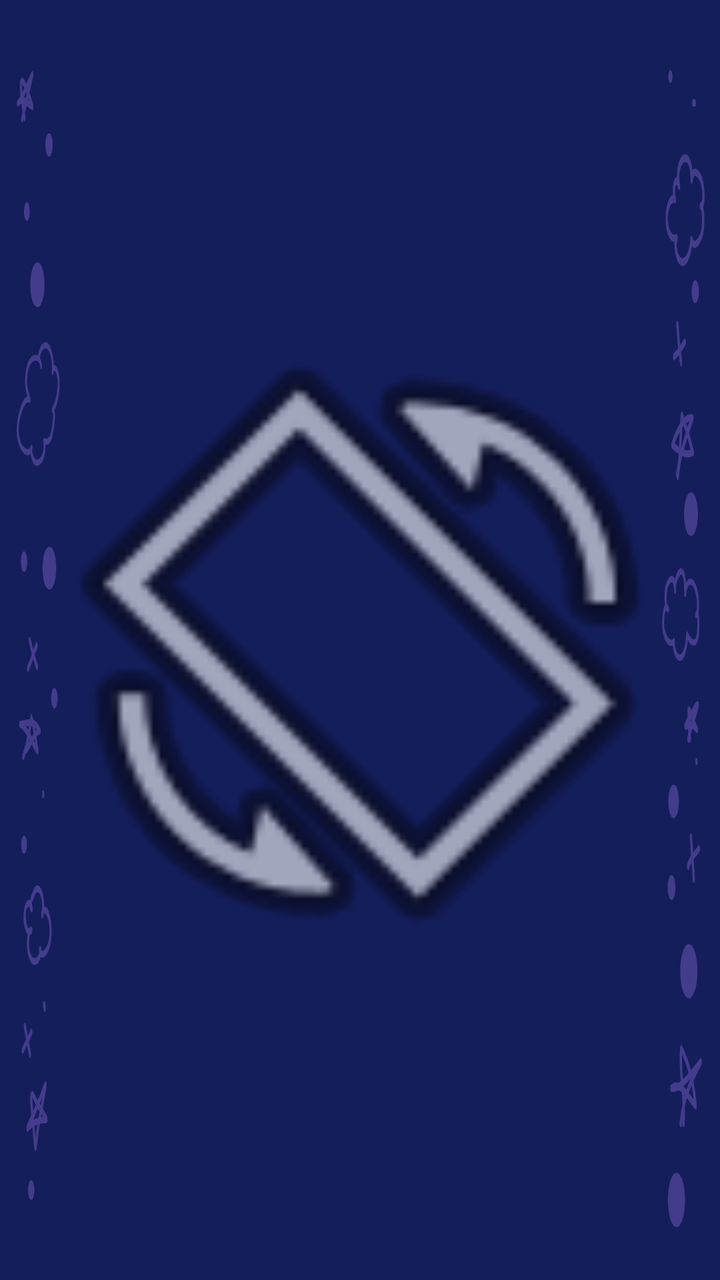
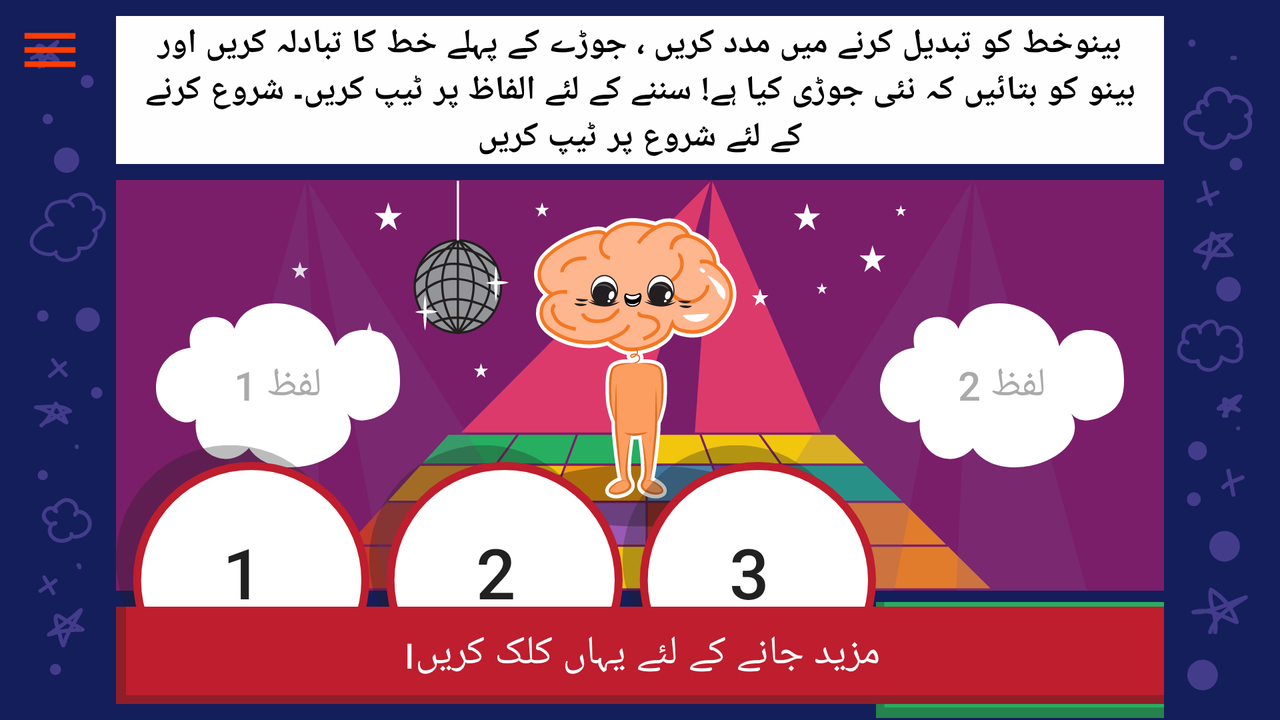

One screen, two layout resources from the same app: the default and the author's alternative for another configuration. Each is rendered where Android would select it; the XML of both is given below.
<!-- AndroidManifest.xml: application theme AppTheme -->
<!-- res/layout/activity_spoonerism.xml -->
<?xml version="1.0" encoding="utf-8"?>
<androidx.constraintlayout.widget.ConstraintLayout xmlns:android="http://schemas.android.com/apk/res/android"
    xmlns:app="http://schemas.android.com/apk/res-auto"
    xmlns:tools="http://schemas.android.com/tools"
    android:layout_width="match_parent"
    android:layout_height="match_parent"
    android:background="@drawable/blue_background"
    tools:context=".spoonerism">

    <ImageView
        android:id="@+id/imageView8"
        android:layout_width="0dp"
        android:layout_height="0dp"
        app:layout_constraintBottom_toBottomOf="parent"
        app:layout_constraintEnd_toEndOf="parent"
        app:layout_constraintStart_toStartOf="parent"
        app:layout_constraintTop_toTopOf="parent"
        app:srcCompat="@android:drawable/ic_menu_always_landscape_portrait" />

    <Button
        android:id="@+id/menu_btn"
        android:layout_width="0dp"
        android:layout_height="0dp"
        android:layout_marginStart="8dp"
        android:layout_marginLeft="8dp"
        android:layout_marginEnd="16dp"
        android:layout_marginRight="16dp"
        android:background="@drawable/menu_icon"
        android:visibility="invisible"
        app:layout_constraintDimensionRatio="w,1:1"
        app:layout_constraintEnd_toStartOf="@+id/question"
        app:layout_constraintStart_toStartOf="parent"
        app:layout_constraintTop_toTopOf="@+id/question" />

    <TextView
        android:id="@+id/question"
        android:layout_width="0dp"
        android:layout_height="0dp"
        android:layout_marginStart="58dp"
        android:layout_marginTop="8dp"
        android:layout_marginEnd="58dp"
        android:layout_marginBottom="8dp"
        android:background="#FFFEFE"
        android:editable="false"
        android:gravity="center"
        android:paddingLeft="10dp"
        android:paddingTop="2dp"
        android:paddingRight="10dp"
        android:paddingBottom="2dp"
        android:text="@string/spoonerism_question"
        android:textAlignment="center"
        android:textColor="@android:color/black"
        android:textStyle="bold"
        android:visibility="invisible"
        app:autoSizeMinTextSize="17sp"
        app:autoSizeStepGranularity="15sp"
        app:autoSizeTextType="uniform"
        app:layout_constraintBottom_toTopOf="@+id/guideline5"
        app:layout_constraintEnd_toEndOf="parent"
        app:layout_constraintStart_toStartOf="parent"
        app:layout_constraintTop_toTopOf="parent" />


    <androidx.constraintlayout.widget.Guideline
        android:id="@+id/guideline5"
        android:layout_width="wrap_content"
        android:layout_height="wrap_content"
        android:orientation="horizontal"
        android:visibility="invisible"
        app:layout_constraintGuide_percent="0.25" />

    <androidx.constraintlayout.widget.Guideline
        android:id="@+id/guideline6"
        android:layout_width="wrap_content"
        android:layout_height="wrap_content"
        android:orientation="horizontal"
        android:visibility="invisible"
        app:layout_constraintGuide_percent="0.82" />

    <androidx.constraintlayout.widget.ConstraintLayout
        android:id="@+id/constraintLayout2"
        android:layout_width="0dp"
        android:layout_height="0dp"
        android:layout_marginStart="58dp"
        android:layout_marginEnd="58dp"
        android:background="@drawable/ic_group_2227"
        android:visibility="invisible"
        app:layout_constraintBottom_toTopOf="@+id/guideline6"
        app:layout_constraintEnd_toEndOf="parent"
        app:layout_constraintHorizontal_bias="1.0"
        app:layout_constraintStart_toStartOf="parent"
        app:layout_constraintTop_toTopOf="@+id/guideline5"
        app:layout_constraintVertical_bias="0.0">

        <Button
            android:id="@+id/button14"
            android:layout_width="0dp"
            android:layout_height="0dp"
            android:layout_marginStart="120dp"
            android:layout_marginLeft="120dp"
            android:layout_marginEnd="20dp"
            android:layout_marginRight="20dp"
            android:background="@drawable/ic_group_1797"
            android:text="@string/second_word"
            android:textAllCaps="false"
            android:textColor="@android:color/darker_gray"
            android:textSize="20sp"
            android:visibility="invisible"
            app:layout_constraintBottom_toTopOf="@+id/guideline25"
            app:layout_constraintEnd_toEndOf="parent"
            app:layout_constraintStart_toEndOf="@+id/button13"
            app:layout_constraintTop_toTopOf="@+id/guideline24"
            app:layout_constraintVertical_bias="0.0" />

        <Button
            android:id="@+id/button13"
            android:layout_width="0dp"
            android:layout_height="0dp"
            android:layout_marginStart="20dp"
            android:layout_marginLeft="20dp"
            android:layout_marginEnd="120dp"
            android:layout_marginRight="120dp"
            android:background="@drawable/ic_group_1797"
            android:text="@string/first_word"
            android:textAllCaps="false"
            android:textColor="@android:color/darker_gray"
            android:textSize="20sp"
            android:visibility="invisible"
            app:layout_constraintBottom_toTopOf="@+id/guideline25"
            app:layout_constraintEnd_toStartOf="@+id/button14"
            app:layout_constraintStart_toStartOf="parent"
            app:layout_constraintTop_toTopOf="@+id/button14" />

        <androidx.constraintlayout.widget.Guideline
            android:id="@+id/guideline24"
            android:layout_width="wrap_content"
            android:layout_height="wrap_content"
            android:orientation="horizontal"
            android:visibility="invisible"
            app:layout_constraintGuide_percent="0.30" />

        <androidx.constraintlayout.widget.Guideline
            android:id="@+id/guideline25"
            android:layout_width="wrap_content"
            android:layout_height="wrap_content"
            android:orientation="horizontal"
            android:visibility="invisible"
            app:layout_constraintGuide_percent="0.7" />
    </androidx.constraintlayout.widget.ConstraintLayout>

    <Button
        android:id="@+id/start_btn"
        android:layout_width="0dp"
        android:layout_height="0dp"
        android:layout_marginStart="58dp"
        android:layout_marginTop="8dp"
        android:layout_marginEnd="58dp"
        android:layout_marginBottom="8dp"
        android:background="@drawable/vc_start_btn_red"
        android:text="@string/click_here_to_start"
        android:textAllCaps="false"
        android:textColor="@color/white"
        android:visibility="invisible"
        app:autoSizeMinTextSize="20sp"
        app:autoSizeStepGranularity="25sp"
        app:autoSizeTextType="uniform"
        app:layout_constraintBottom_toBottomOf="parent"
        app:layout_constraintEnd_toEndOf="parent"
        app:layout_constraintStart_toStartOf="parent"
        app:layout_constraintTop_toTopOf="@+id/guideline6" />

    <androidx.constraintlayout.widget.ConstraintLayout
        android:id="@+id/buttons_container"
        android:layout_width="0dp"
        android:layout_height="0dp"
        android:visibility="invisible"
        app:layout_constraintBottom_toBottomOf="@+id/start_btn"
        app:layout_constraintEnd_toStartOf="@+id/btn_conform2"
        app:layout_constraintStart_toStartOf="@+id/constraintLayout2"
        app:layout_constraintTop_toTopOf="@+id/guideline2">

        <Button
            android:id="@+id/btn2"
            android:layout_width="0dp"
            android:layout_height="0dp"
            android:background="@drawable/vc_btn_back"
            android:text="2"
            android:typeface="normal"
            android:visibility="invisible"
            app:autoSizeMinTextSize="35sp"
            app:autoSizeStepGranularity="100sp"
            app:autoSizeTextType="uniform"
            app:layout_constraintBottom_toBottomOf="parent"
            app:layout_constraintDimensionRatio="1:1"
            app:layout_constraintEnd_toStartOf="@+id/btn3"
            app:layout_constraintHorizontal_bias="0.5"
            app:layout_constraintStart_toEndOf="@+id/btn1"
            app:layout_constraintTop_toTopOf="parent" />

        <Button
            android:id="@+id/btn1"
            android:layout_width="0dp"
            android:layout_height="0dp"
            android:background="@drawable/vc_btn_back"
            android:foregroundGravity="center_vertical|clip_horizontal|center"
            android:gravity="center|center_horizontal|center_vertical"
            android:text="1"
            android:typeface="normal"
            android:visibility="invisible"
            app:autoSizeMinTextSize="35sp"
            app:autoSizeStepGranularity="100sp"
            app:autoSizeTextType="uniform"
            app:layout_constraintBottom_toBottomOf="parent"
            app:layout_constraintDimensionRatio="1:1"
            app:layout_constraintEnd_toStartOf="@+id/btn2"
            app:layout_constraintHorizontal_bias="0.5"
            app:layout_constraintStart_toStartOf="parent"
            app:layout_constraintTop_toTopOf="parent" />

        <Button
            android:id="@+id/btn3"
            android:layout_width="0dp"
            android:layout_height="0dp"
            android:background="@drawable/vc_btn_back"
            android:text="3"
            android:typeface="normal"
            android:visibility="invisible"
            app:autoSizeMinTextSize="35sp"
            app:autoSizeStepGranularity="100sp"
            app:autoSizeTextType="uniform"
            app:layout_constraintBottom_toBottomOf="parent"
            app:layout_constraintDimensionRatio="1:1"
            app:layout_constraintEnd_toEndOf="parent"
            app:layout_constraintHorizontal_bias="0.5"
            app:layout_constraintStart_toEndOf="@+id/btn2"
            app:layout_constraintTop_toTopOf="parent" />
    </androidx.constraintlayout.widget.ConstraintLayout>

    <Button
        android:id="@+id/btn_conform2"
        android:layout_width="144dp"
        android:layout_height="58dp"
        android:layout_marginTop="5dp"
        android:background="@drawable/green_back"
        android:enabled="false"
        android:text="@string/confirm"
        android:textAllCaps="false"
        android:textColor="#37FFFFFF"
        android:visibility="invisible"
        app:autoSizeMinTextSize="20sp"
        app:autoSizeStepGranularity="30sp"
        app:autoSizeTextType="uniform"
        app:layout_constraintBottom_toBottomOf="@+id/start_btn"
        app:layout_constraintEnd_toEndOf="@+id/constraintLayout2"
        app:layout_constraintTop_toTopOf="@+id/start_btn" />

    <androidx.constraintlayout.widget.Guideline
        android:id="@+id/guideline2"
        android:layout_width="wrap_content"
        android:layout_height="wrap_content"
        android:orientation="horizontal"
        app:layout_constraintGuide_percent="0.61"
        android:visibility="invisible" />


</androidx.constraintlayout.widget.ConstraintLayout>
<!-- resources referenced by this layout -->
<resources>
  <color name="white">#FFFF</color>
  <!-- drawable green_back (drawable) -->
  <vector xmlns:android="http://schemas.android.com/apk/res/android"
      android:width="249.275dp"
      android:height="80dp"
      android:viewportWidth="249.275"
      android:viewportHeight="80">
    <path
        android:pathData="M14.71,0L0,0v80L249.275,80L249.275,0Z"
        android:fillColor="#27ae60"/>
    <path
        android:pathData="M14.71,72.727h-7.449L7.261,0h-7.262v80L249.275,80v-7.273Z"
        android:strokeAlpha="0.3"
        android:fillColor="#231f20"
        android:fillAlpha="0.3"/>
  </vector>
  <!-- drawable ic_group_1797 (drawable) -->
  <vector xmlns:android="http://schemas.android.com/apk/res/android"
      android:width="233.255dp"
      android:height="156.508dp"
      android:viewportWidth="233.255"
      android:viewportHeight="156.508">
    <path
        android:pathData="M215.323,28.477c-14.75,-5.92 -36.189,-4.01 -43.962,12.595C163.403,-2.799 88.523,-16.335 75.023,24.332c-6.667,-18.333 -49.075,-15.58 -42.046,17.98 -27.49,3.5 -36.056,29.566 -32.04,46.556 3.189,14.943 25.319,31.776 37.3,21.635 -4.218,34.829 30.674,49.729 50.615,27.5 25.667,39.666 115.825,9.4 94.072,-32.72 9.032,11.242 25.45,5.641 35.7,-0.569 11.177,-7.367 14.492,-17.386 14.6,-29.328C233.623,60.705 230.623,34.897 215.323,28.477Z"
        android:fillColor="#fff"/>
  </vector>
  <!-- drawable ic_group_2227: vector/xml drawable (drawable, 49126 chars, omitted) -->
  <!-- drawable menu_icon (drawable) -->
  <vector android:height="24dp" android:tint="#FF3C00"
      android:viewportHeight="24" android:viewportWidth="24"
      android:width="24dp" xmlns:android="http://schemas.android.com/apk/res/android">
      <path android:fillColor="@android:color/white" android:pathData="M3,18h18v-2L3,16v2zM3,13h18v-2L3,11v2zM3,6v2h18L21,6L3,6z"/>
  </vector>
  <!-- drawable vc_btn_back (drawable) -->
  <vector android:height="222dp" android:viewportHeight="221.5"
      android:viewportWidth="222" android:width="222dp" xmlns:android="http://schemas.android.com/apk/res/android">
      <path android:fillAlpha="0.3" android:fillColor="#231f20"
          android:pathData="M100.003,99.997m-91.65,40.003a100,100 110.668,1 1,183.3 -80.006a100,100 110.668,1 1,-183.3 80.006" android:strokeAlpha="0.3"/>
      <path android:fillColor="#fff" android:pathData="M118.508,117.988m-91.664,39.971a100,100 0,1 1,183.328 -79.942a100,100 0,1 1,-183.328 79.942"/>
      <path android:fillColor="#be1e2d" android:pathData="M15,118A103.5,103.5 0,1 1,118.5 221.5,103.62 103.62,0 0,1 15,118ZM215,118a96.5,96.5 0,1 0,-96.5 96.5A96.61,96.61 0,0 0,215 118Z"/>
  </vector>
  <!-- drawable vc_start_btn_red (drawable) -->
  <vector xmlns:android="http://schemas.android.com/apk/res/android"
      android:width="1050dp"
      android:height="110dp"
      android:viewportWidth="1050"
      android:viewportHeight="110">
    <path
        android:pathData="M0,0h1050v110h-1050z"
        android:fillColor="#be1e2d"/>
    <path
        android:pathData="M10,100L1050,100v10L0,110L0,0h10Z"
        android:strokeAlpha="0.3"
        android:fillColor="#231f20"
        android:fillAlpha="0.3"/>
  </vector>
  <string name="click_here_to_start">مزید جانے کے لئے یہاں کلک کریں।</string>
  <string name="confirm">تصدیق کریں</string>
  <string name="first_word">لفظ 1</string>
  <string name="second_word">لفظ 2</string>
  <string name="spoonerism_question">بینوخط کو تبدیل کرنے میں مدد کریں ، جوڑے کے پہلے خط کا تبادلہ کریں اور بینو کو بتائیں کہ نئی جوڑی کیا ہے! سننے کے لئے الفاظ پر ٹیپ کریں۔ شروع کرنے کے لئے شروع پر ٹیپ کریں</string>
  <style name="AppTheme" parent="Theme.AppCompat.Light.NoActionBar">
          
          <item name="android:forceDarkAllowed" tools:targetApi="q">false</item>
          <item name="colorPrimary">@color/colorPrimary</item>
          <item name="colorPrimaryDark">@color/colorPrimaryDark</item>
          <item name="colorAccent">@color/colorAccent</item>
      </style>
  <color name="colorPrimary">#008577</color>
  <color name="colorPrimaryDark">#00574B</color>
  <color name="colorAccent">#D81B60</color>
</resources>
<!-- res/layout-land/activity_spoonerism.xml (the author's variant of the layout above) -->
<!-- drawn on the phone turned sideways -->
<?xml version="1.0" encoding="utf-8"?>
<androidx.constraintlayout.widget.ConstraintLayout xmlns:android="http://schemas.android.com/apk/res/android"
    xmlns:app="http://schemas.android.com/apk/res-auto"
    xmlns:tools="http://schemas.android.com/tools"
    android:layout_width="match_parent"
    android:layout_height="match_parent"
    android:background="@drawable/blue_background"
    tools:context=".spoonerism">

    <Button
        android:id="@+id/menu_btn"
        android:layout_width="0dp"
        android:layout_height="0dp"
        android:layout_marginStart="8dp"
        android:layout_marginLeft="8dp"
        android:layout_marginEnd="16dp"
        android:layout_marginRight="16dp"
        android:background="@drawable/menu_icon"
        app:layout_constraintDimensionRatio="w,1:1"
        app:layout_constraintEnd_toStartOf="@+id/question"
        app:layout_constraintStart_toStartOf="parent"
        app:layout_constraintTop_toTopOf="@+id/question" />

    <TextView
        android:id="@+id/question"
        android:layout_width="0dp"
        android:layout_height="0dp"
        android:layout_marginStart="58dp"
        android:layout_marginTop="8dp"
        android:layout_marginEnd="58dp"
        android:layout_marginBottom="8dp"
        android:background="#FFFEFE"
        android:editable="false"
        android:gravity="center"
        android:paddingLeft="10dp"
        android:paddingTop="2dp"
        android:paddingRight="10dp"
        android:paddingBottom="2dp"
        android:text="@string/spoonerism_question"
        android:textAlignment="center"
        android:textColor="@android:color/black"
        android:textStyle="bold"
        app:autoSizeMinTextSize="17sp"
        app:autoSizeStepGranularity="15sp"
        app:autoSizeTextType="uniform"
        app:layout_constraintBottom_toTopOf="@+id/guideline5"
        app:layout_constraintEnd_toEndOf="parent"
        app:layout_constraintStart_toStartOf="parent"
        app:layout_constraintTop_toTopOf="parent" />


    <androidx.constraintlayout.widget.Guideline
        android:id="@+id/guideline5"
        android:layout_width="wrap_content"
        android:layout_height="wrap_content"
        android:orientation="horizontal"
        app:layout_constraintGuide_percent="0.25" />

    <androidx.constraintlayout.widget.Guideline
        android:id="@+id/guideline6"
        android:layout_width="wrap_content"
        android:layout_height="wrap_content"
        android:orientation="horizontal"
        app:layout_constraintGuide_percent="0.82" />

    <androidx.constraintlayout.widget.ConstraintLayout
        android:id="@+id/constraintLayout2"
        android:layout_width="0dp"
        android:layout_height="0dp"
        android:layout_marginStart="58dp"
        android:layout_marginEnd="58dp"
        android:background="@drawable/ic_group_2227"
        app:layout_constraintBottom_toTopOf="@+id/guideline6"
        app:layout_constraintEnd_toEndOf="parent"
        app:layout_constraintHorizontal_bias="1.0"
        app:layout_constraintStart_toStartOf="parent"
        app:layout_constraintTop_toTopOf="@+id/guideline5"
        app:layout_constraintVertical_bias="0.0">

        <Button
            android:id="@+id/button14"
            android:layout_width="0dp"
            android:layout_height="0dp"
            android:layout_marginStart="120dp"
            android:layout_marginLeft="120dp"
            android:layout_marginEnd="20dp"
            android:layout_marginRight="20dp"
            android:background="@drawable/ic_group_1797"
            android:text="@string/second_word"
            android:textAllCaps="false"
            android:textColor="@android:color/darker_gray"
            android:textSize="20sp"
            app:layout_constraintBottom_toTopOf="@+id/guideline25"
            app:layout_constraintEnd_toEndOf="parent"
            app:layout_constraintStart_toEndOf="@+id/button13"
            app:layout_constraintTop_toTopOf="@+id/guideline24"
            app:layout_constraintVertical_bias="0.0" />

        <Button
            android:id="@+id/button13"
            android:layout_width="0dp"
            android:layout_height="0dp"
            android:layout_marginStart="20dp"
            android:layout_marginLeft="20dp"
            android:layout_marginEnd="120dp"
            android:layout_marginRight="120dp"
            android:background="@drawable/ic_group_1797"
            android:text="@string/first_word"
            android:textAllCaps="false"
            android:textColor="@android:color/darker_gray"
            android:textSize="20sp"
            app:layout_constraintBottom_toTopOf="@+id/guideline25"
            app:layout_constraintEnd_toStartOf="@+id/button14"
            app:layout_constraintStart_toStartOf="parent"
            app:layout_constraintTop_toTopOf="@+id/button14" />

        <androidx.constraintlayout.widget.Guideline
            android:id="@+id/guideline24"
            android:layout_width="wrap_content"
            android:layout_height="wrap_content"
            android:orientation="horizontal"
            app:layout_constraintGuide_percent="0.30" />

        <androidx.constraintlayout.widget.Guideline
            android:id="@+id/guideline25"
            android:layout_width="wrap_content"
            android:layout_height="wrap_content"
            android:orientation="horizontal"
            app:layout_constraintGuide_percent="0.7" />
    </androidx.constraintlayout.widget.ConstraintLayout>

    <Button
        android:id="@+id/start_btn"
        android:layout_width="0dp"
        android:layout_height="0dp"
        android:layout_marginStart="58dp"
        android:layout_marginTop="8dp"
        android:layout_marginEnd="58dp"
        android:layout_marginBottom="8dp"
        android:background="@drawable/vc_start_btn_red"
        android:text="@string/click_here_to_start"
        android:textAllCaps="false"
        android:textColor="@color/white"
        app:autoSizeMinTextSize="20sp"
        app:autoSizeStepGranularity="25sp"
        app:autoSizeTextType="uniform"
        app:layout_constraintBottom_toBottomOf="parent"
        app:layout_constraintEnd_toEndOf="parent"
        app:layout_constraintStart_toStartOf="parent"
        app:layout_constraintTop_toTopOf="@+id/guideline6" />

    <androidx.constraintlayout.widget.ConstraintLayout
        android:id="@+id/buttons_container"
        android:layout_width="0dp"
        android:layout_height="0dp"
        app:layout_constraintBottom_toBottomOf="@+id/start_btn"
        app:layout_constraintEnd_toStartOf="@+id/btn_conform2"
        app:layout_constraintStart_toStartOf="@+id/constraintLayout2"
        app:layout_constraintTop_toTopOf="@+id/guideline2">

        <Button
            android:id="@+id/btn2"
            android:layout_width="0dp"
            android:layout_height="0dp"
            android:background="@drawable/vc_btn_back"
            android:text="2"
            android:typeface="normal"
            android:visibility="visible"
            app:autoSizeMinTextSize="35sp"
            app:autoSizeStepGranularity="100sp"
            app:autoSizeTextType="uniform"
            app:layout_constraintBottom_toBottomOf="parent"
            app:layout_constraintDimensionRatio="1:1"
            app:layout_constraintEnd_toStartOf="@+id/btn3"
            app:layout_constraintHorizontal_bias="0.5"
            app:layout_constraintStart_toEndOf="@+id/btn1"
            app:layout_constraintTop_toTopOf="parent" />

        <Button
            android:id="@+id/btn1"
            android:layout_width="0dp"
            android:layout_height="0dp"
            android:background="@drawable/vc_btn_back"
            android:foregroundGravity="center_vertical|clip_horizontal|center"
            android:gravity="center|center_horizontal|center_vertical"
            android:text="1"
            android:typeface="normal"
            android:visibility="visible"
            app:autoSizeMinTextSize="35sp"
            app:autoSizeStepGranularity="100sp"
            app:autoSizeTextType="uniform"
            app:layout_constraintBottom_toBottomOf="parent"
            app:layout_constraintDimensionRatio="1:1"
            app:layout_constraintEnd_toStartOf="@+id/btn2"
            app:layout_constraintHorizontal_bias="0.5"
            app:layout_constraintStart_toStartOf="parent"
            app:layout_constraintTop_toTopOf="parent" />

        <Button
            android:id="@+id/btn3"
            android:layout_width="0dp"
            android:layout_height="0dp"
            android:background="@drawable/vc_btn_back"
            android:text="3"
            android:typeface="normal"
            android:visibility="visible"
            app:autoSizeMinTextSize="35sp"
            app:autoSizeStepGranularity="100sp"
            app:autoSizeTextType="uniform"
            app:layout_constraintBottom_toBottomOf="parent"
            app:layout_constraintDimensionRatio="1:1"
            app:layout_constraintEnd_toEndOf="parent"
            app:layout_constraintHorizontal_bias="0.5"
            app:layout_constraintStart_toEndOf="@+id/btn2"
            app:layout_constraintTop_toTopOf="parent" />
    </androidx.constraintlayout.widget.ConstraintLayout>

    <Button
        android:id="@+id/btn_conform2"
        android:layout_width="144dp"
        android:layout_height="58dp"
        android:layout_marginTop="5dp"
        android:background="@drawable/green_back"
        android:enabled="false"
        android:text="@string/confirm"
        android:textAllCaps="false"
        android:textColor="#37FFFFFF"
        android:visibility="visible"
        app:autoSizeMinTextSize="20sp"
        app:autoSizeStepGranularity="30sp"
        app:autoSizeTextType="uniform"
        app:layout_constraintBottom_toBottomOf="@+id/start_btn"
        app:layout_constraintEnd_toEndOf="@+id/constraintLayout2"
        app:layout_constraintTop_toTopOf="@+id/start_btn" />

    <androidx.constraintlayout.widget.Guideline
        android:id="@+id/guideline2"
        android:layout_width="wrap_content"
        android:layout_height="wrap_content"
        android:orientation="horizontal"
        app:layout_constraintGuide_percent="0.61" />


</androidx.constraintlayout.widget.ConstraintLayout>
